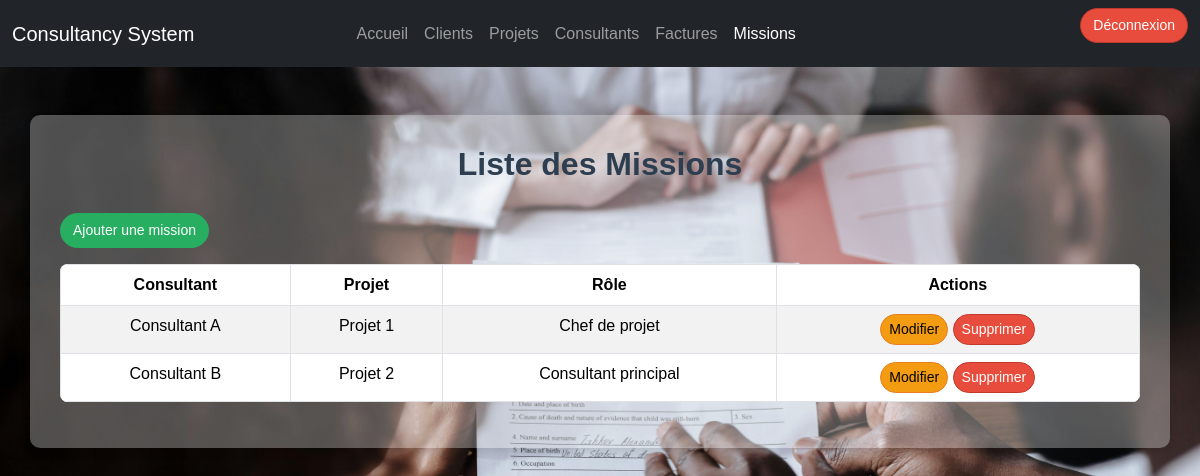
Screenshot of /consultants_projets/list_consultant_projet.php (signed in) with the database file from the repository.
### tables this page shows
CREATE TABLE consultants_projets (
    id_consultant INT NOT NULL,
    id_projet INT NOT NULL,
    role VARCHAR(100),
    PRIMARY KEY (id_consultant, id_projet),
    FOREIGN KEY (id_consultant) REFERENCES consultants(id_consultant) ON DELETE CASCADE,
    FOREIGN KEY (id_projet) REFERENCES projets(id_projet) ON DELETE CASCADE
);

CREATE TABLE consultants (
    id_consultant INT AUTO_INCREMENT PRIMARY KEY,
    nom VARCHAR(100) NOT NULL,
    specialite VARCHAR(100),
    email VARCHAR(100) UNIQUE NOT NULL,
    telephone VARCHAR(15) NOT NULL
);

CREATE TABLE projets (
    id_projet INT AUTO_INCREMENT PRIMARY KEY,
    nom_projet VARCHAR(100) NOT NULL,
    description TEXT,
    id_client INT NOT NULL,
    date_debut DATE,
    date_fin DATE,
    statut ENUM('en cours', 'terminé', 'annulé') DEFAULT 'en cours',
    FOREIGN KEY (id_client) REFERENCES clients(id_client) ON DELETE CASCADE
);

### consultants_projets/list_consultant_projet.php (the view, shortened to what this page needs)
<?php
include '../db/db_connect.php';
try {
    $sql = "
    SELECT cp.id_consultant, cp.id_projet, cp.role, cons.nom AS nom_consultant, p.nom_projet
    FROM consultants_projets cp
    JOIN consultants cons ON cp.id_consultant = cons.id_consultant
    JOIN projets p ON cp.id_projet = p.id_projet";
    $stmt = $conn->query($sql);
    $projets = $stmt->fetchAll(PDO::FETCH_ASSOC);
} catch (PDOException $e) {
    echo "Erreur lors de la récupération des projets : " . $e->getMessage();
}
?>
<!DOCTYPE html>
<html lang="fr">
<head>
    <link href="../bootstrap/css/bootstrap.min.css" rel="stylesheet">
</head>
<body>
    <nav class="navbar navbar-expand-lg navbar-dark bg-dark">
        <div class="container-fluid">
            <a class="navbar-brand" href="../">Consultancy System</a>
            <div class="collapse navbar-collapse" id="navbarNav">
                <ul class="navbar-nav mx-auto">
                    <li class="nav-item">
                        <a class="nav-link" href="../">Accueil</a>
                    </li>
                    <li class="nav-item">
                        <a class="nav-link" href="../clients/list_clients.php">Clients</a>
                    </li>
                    <li class="nav-item">
                        <a class="nav-link" href="../projets/list_projets.php">Projets</a>
                    </li>
                    <li class="nav-item">
                        <a class="nav-link" href="../consultants/list_consultants.php">Consultants</a>
                    </li>
                    <li class="nav-item">
                        <a class="nav-link" href="../factures/list_factures.php">Factures</a>
                    </li>
                    <li class="nav-item">
                        <a class="nav-link active" href="./list_consultant_projet.php">Missions</a>
                    </li>
                </ul>
                <a href="../connexion/logout.php" class="btn btn-danger mb-3 ms-auto">Déconnexion</a>
            </div>
        </div>
    </nav>
    <div class="container mt-5">
        <h2>Liste des Missions</h2>
        <a href="add_consultant_projet.php" class="btn btn-success mb-3">
            Ajouter une mission
        </a>
        <table class="table table-striped table-bordered">
            <thead>
                <tr>
                    <th>Consultant</th>
                    <th>Projet</th>
                    <th>Rôle</th>
                    <th>Actions</th>
                </tr>
            </thead>
            <tbody>
            <?php
                if (!empty($projets)) {
                    foreach ($projets as $projet) {
                        echo "<tr>
                                <td>" . $projet['nom_consultant'] . "</td>
                                <td>" . $projet['nom_projet'] . "</td>
                                <td>" . $projet['role'] . "</td>
                                <td>
                                    <a href='edit_consultant_projet.php?id_consultant=" . $projet['id_consultant'] . "&id_projet=".$projet['id_projet']."' class='btn btn-warning btn-sm'>Modifier</a>
                                    <a href='delete_consultant_projet.php?id_consultant=" . $projet['id_consultant'] . "&id_projet=".$projet['id_projet']."' class='btn btn-danger btn-sm'>Supprimer</a>
                                </td>
                            </tr>";
                    }
                } else {
                    echo "<tr><td colspan='6' class='text-center'>Aucune mission trouvée</td></tr>";
                }
                ?>
            </tbody>
        </table>
    </div>
</body>
</html>

### consultants_projets/list_consultant_projet.php (style rules this page uses)
body { background: url('../images/mission.jpg') no-repeat center center fixed; background-size: cover; font-family: Arial, sans-serif; }
.container { background-color: rgba(255, 255, 255, 0.3); padding: 30px; border-radius: 10px; box-shadow: 0 4px 8px rgba(0, 0, 0, 0.1); }
h2 { text-align: center; color: #2c3e50; font-weight: bold; margin-bottom: 30px; }
table.table { background-color: #fff; border-radius: 8px; overflow: hidden; }
table thead th { background-color: #2980b9; color: white; text-align: center; }
table tbody tr { text-align: center; transition: background-color 0.3s; }
.btn { border-radius: 20px; font-size: 14px; }
.btn-success { background-color: #27ae60; border-color: #27ae60; }
.btn-warning { background-color: #f39c12; border-color: #e67e22; }
.btn-danger { background-color: #e74c3c; border-color: #c0392b; }

### rows the page displays
consultants_projets: id_consultant.nom "Consultant A", id_projet.nom_projet "Projet 1", role "Chef de projet"
consultants_projets: id_consultant.nom "Consultant B", id_projet.nom_projet "Projet 2", role "Consultant principal"
